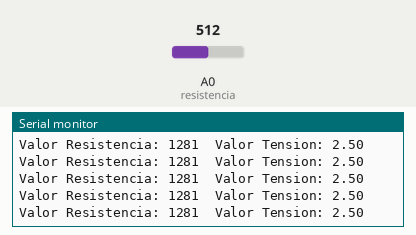
Recording of a sketch running on a simulated Arduino Uno, built with avr-gcc and run on an emulated ATmega328P. Parts: the last lines printed to the serial monitor. The inputs (shaded band) are chosen by the test bench; at power-on: A0 (resistencia) = 512.

Above: at 4.2 s.
4.3 s: A0 (resistencia) set to 414
At 4.35 s:
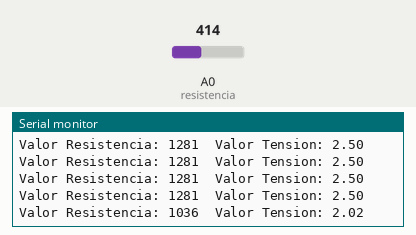
7.3 s: A0 (resistencia) set to 392
At 7.38 s:
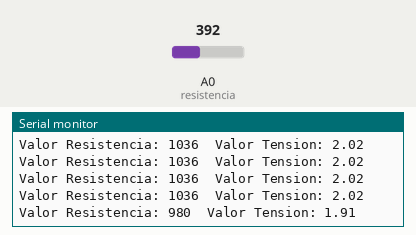
Timing chart, 0 to 9.8 s (numbered marks = the images above; inputs shaded):
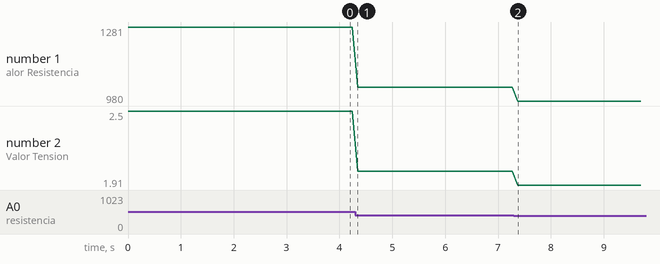

The sketch:

POTENCIOMETRO-Resistencia_Tension__rango_ampliado_.ino
```cpp
//------------------------------------
//Funcion principal
//------------------------------------
//para una resistencia de 25K
//
//------------------------------------
int resistencia=A0;
float voltaje;
int valor;

void setup() // Se ejecuta cada vez que el Arduino se inicia
{
 pinMode(resistencia,INPUT);
 Serial.begin(9600); //Inicia comunicación serial
}
//------------------------------------
//Funcion ciclicla
//------------------------------------
void loop() // Esta funcion se mantiene ejecutando
{ // cuando este energizado el Arduino
 //Guardar en una variable entera el valor del potenciómetro 0 a 2560
 valor= analogRead(resistencia);
 valor= map(valor,0,1023,0,2560); //Usamos la funcion map para cambiar el rango de entrada de 0-1023 a 0-2560 (el rango que soporta analogWrite)


 voltaje = valor* (5.0 / 2560);
 //Imprime en la consola serial el valor de la variable
 Serial.print("Valor Resistencia: ");   //Imprime el texto que esta entre las comillas
 Serial.print(valor);//Imprime el la variable "VALOR" (10 bit's)
 Serial.print("\t");
 Serial.print("Valor Tension: ");
 Serial.println(voltaje);


delay(100);//Retardo para la visualización de datos en la consola

}
//Fin programa
```

Measured:
- after the input at 4.3 s, the serial monitor: prints a new line at once (image 1)
- after the input at 7.3 s, the serial monitor: prints a new line after 0.07 s (image 2)
- plotted number 1: 1281 → 1036 after the input at 4.3 s, 1036 → 980 after the input at 7.3 s
- plotted number 2: 2.5 → 2.02 after the input at 4.3 s, 2.02 → 1.91 after the input at 7.3 s
